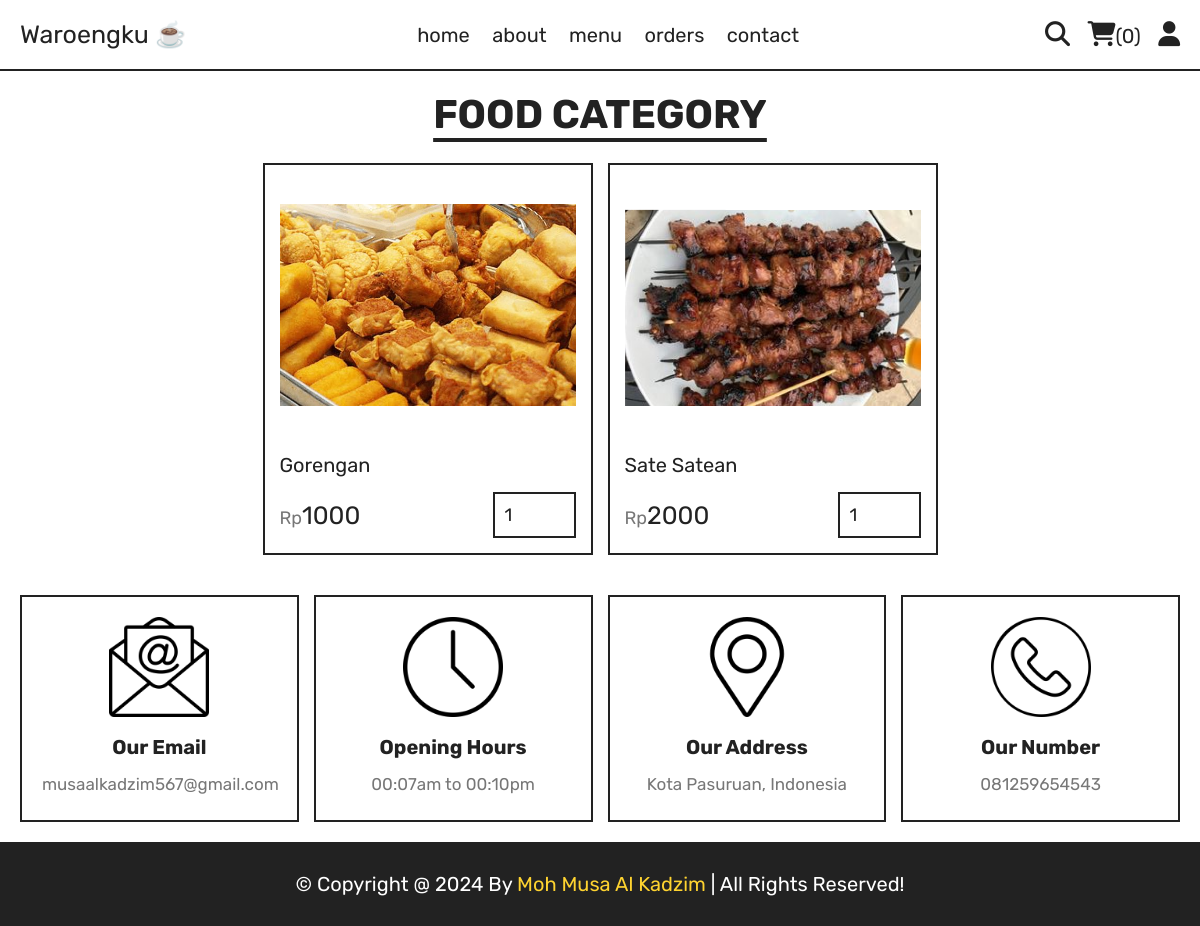
Page /category.php?category=makanan ringan on the committed database.
### tables this page shows
CREATE TABLE `products` (
  `id` int(100) NOT NULL,
  `name` varchar(100) NOT NULL,
  `category` varchar(100) NOT NULL,
  `price` int(10) NOT NULL,
  `image` varchar(100) NOT NULL
);

### category.php (the view, shortened to what this page needs)
<?php
include 'components/connect.php';
?>
<!DOCTYPE html>
<html lang="en">
<head>
   <link rel="stylesheet" href="https://cdnjs.cloudflare.com/ajax/libs/font-awesome/6.1.1/css/all.min.css">
   <link rel="stylesheet" href="css/style.css">
</head>
<body>
<?php include 'components/user_header.php'; ?>
<section class="products">
   <h1 class="title">food category</h1>
   <div class="box-container">
      <?php
         $category = $_GET['category'];
         $select_products = $conn->prepare("SELECT * FROM `products` WHERE category = ?");
         $select_products->execute([$category]);
         if($select_products->rowCount() > 0){
            while($fetch_products = $select_products->fetch(PDO::FETCH_ASSOC)){
      ?>
      <form action="" method="post" class="box">
         <img src="uploaded_img/<?= $fetch_products['image']; ?>" alt="">
         <div class="name"><?= $fetch_products['name']; ?></div>
         <div class="flex">
            <div class="price"><span>Rp</span><?= $fetch_products['price']; ?></div>
            <input type="number" name="qty" class="qty" min="1" max="99" value="1" maxlength="2">
         </div>
      </form>
      <?php
            }
         }else{
            echo '<p class="empty">no products added yet!</p>';
         }
      ?>
   </div>
</section>
<?php include 'components/footer.php'; ?>
</body>
</html>

### css/style.css (style rules this page uses)
:root { --yellow:#fed330; --red:#e74c3c; --white:#fff; --black:#222; --light-color:#777; --border:.2rem solid var(--black); }
* { font-family: 'Rubik', sans-serif; margin:0; padding:0; box-sizing: border-box; outline: none; border: none; text-decoration: none; }
html { font-size: 62.5%; overflow-x: hidden; scroll-behavior: smooth; stop-opacity: 7rem; }
section { margin:0 auto; max-width: 1200px; padding:2rem; }
.title { text-align: center; margin-bottom: 2.5rem; font-size: 4rem; color:var(--black); text-transform: uppercase; text-decoration: underline; text-underline-offset: 1rem; }
.products .box-container { display: grid; grid-template-columns: repeat(auto-fit, 33rem); justify-content: center; align-items: flex-start; gap:1.5rem; }
.products .box-container .box { border:var(--border); padding:1.5rem; position: relative; overflow: hidden; }
.products .box-container .box img { height: 25rem; width: 100%; object-fit: contain; margin-bottom: 1rem; }
.products .box-container .box .name { font-size: 2rem; color:var(--black); margin:1rem 0; }
.products .box-container .box .flex { display: flex; align-items: center; gap:1rem; margin-top: 1.5rem; }
.products .box-container .box .flex .price { margin-right: auto; font-size: 2.5rem; color:var(--black); }
.products .box-container .box .flex .price span { color:var(--light-color); font-size: 1.8rem; }
.products .box-container .box .flex .qty { padding:1rem; border:var(--border); font-size: 1.8rem; color:var(--black); }

### rows in the picture
products: image (picture), name "Gorengan", price "1000"
products: image (picture), name "Sate Satean", price "2000"

### other values in the picture
$total_cart_items "0"
